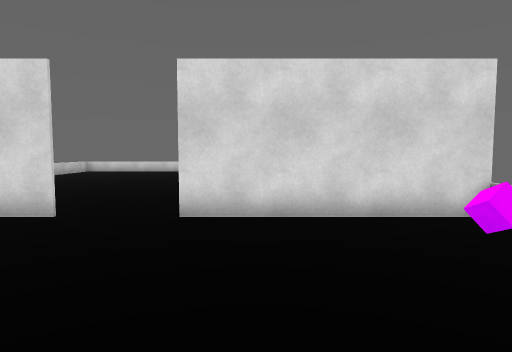
view 1 (above)

13 first-person views from a walk through a Unity game level. The camera is 1.3 m above the floor, tilts 4° down and sees 75° across. The floor is counted in squares, 1 m on a side. Each view is taken from the middle of a square. On the plan, view 1 faces up. The plan holds only what a view shows up to about 14 squares ahead; the rest is blank. The player character is not drawn. Some animated figures are not drawn. Door leaves are left out, so doorways stand open.

view 2
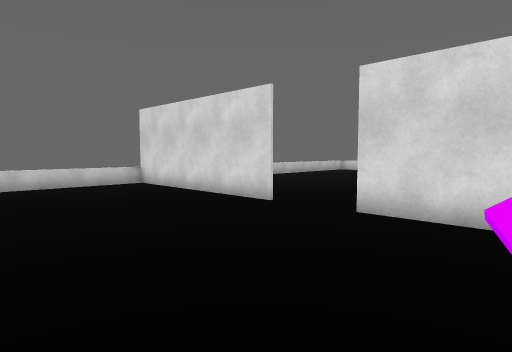

view 3
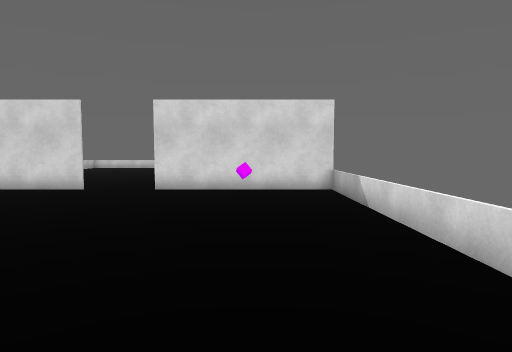

view 4
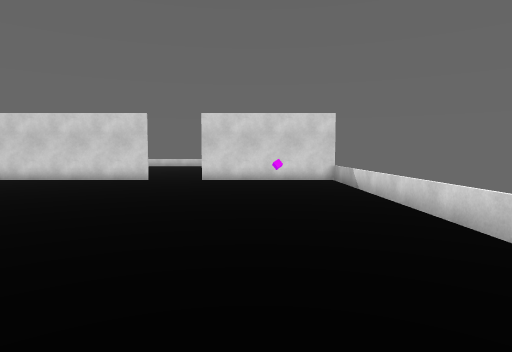

view 5
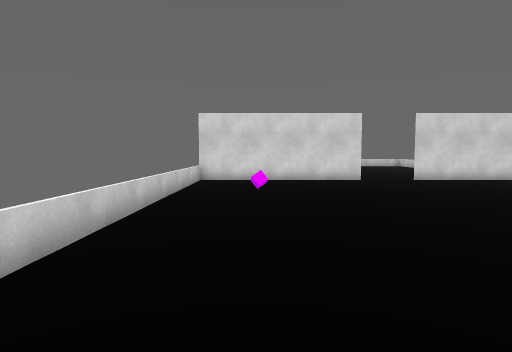

view 6
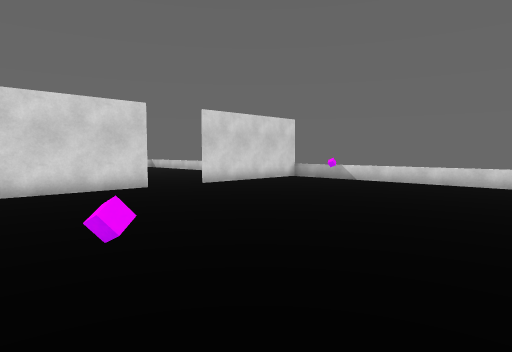

view 7
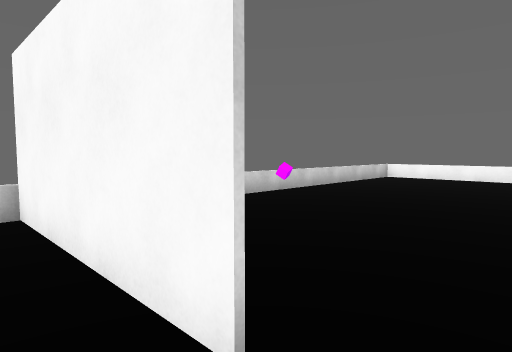

view 8
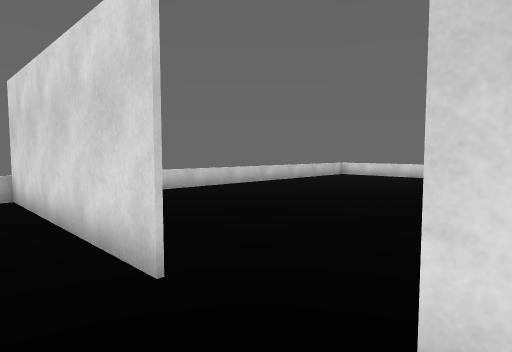

view 9
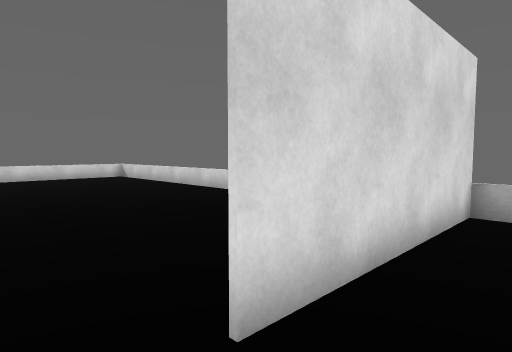

view 10
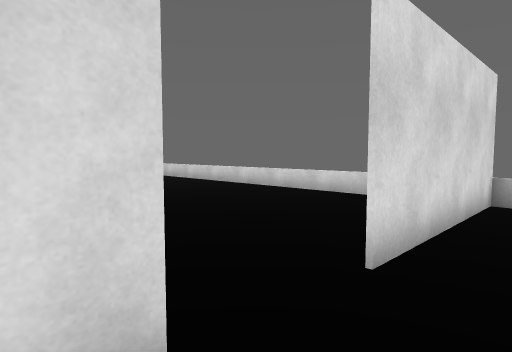

view 11
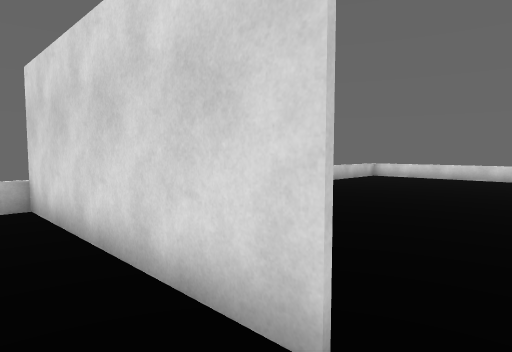

view 12
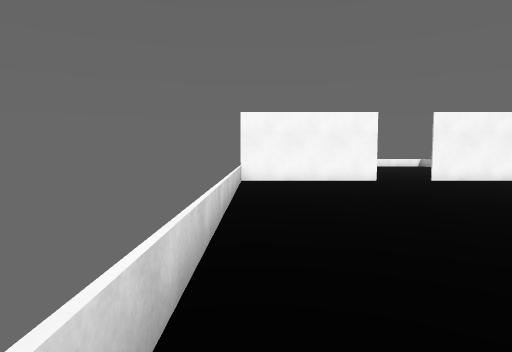

view 13
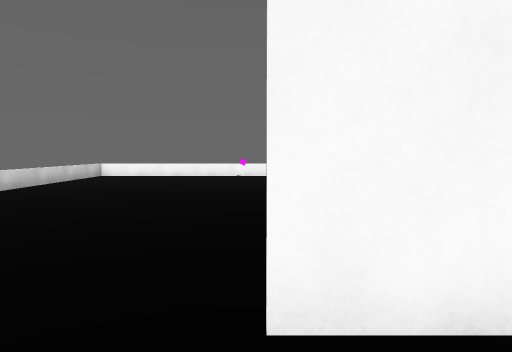

### Floor plan
Points are (right, up) in squares from view 1. A wall is a line through its corners. A room is listed if a view was taken in it or the views show most of it. See-through windows are left out.
Room 1 (views 1, 2, 3, 4, 5, 6, 8, 9, 10, 11)
walls: (-4, 6.6) (-11.6, 6.6); (4.8, 6.6) (-1.6, 6.6)
low walls: (4.7, -5) (4.7, 6.9); (-11.6, 6.6) (-11.6, -5.6)
ways out: open door at (-3, 7) to room 2
objects: other object (2, 2)
Room 2 (views 7, 12, 13)
walls: (-5.9, 6.7) (-4, 6.7); (-1.6, 6.7) (4.8, 6.7)
low walls: (-11.6, 14.2) (-11.6, 11); (4.7, 6.9) (4.7, 21.1)
ways out: open door at (-3, 7) to room 1

Positions as (right, up) in squares from view 1, and headings:
1: (0, 0), facing up
2: (2, 0), facing up-left
3: (2, -5), facing up
4: (1, -9), facing up
5: (-9, -9), facing up
6: (-10, -5), facing up-right
7: (-3, 8), facing down-right
8: (-1, 5), facing up-left
9: (-3, 5), facing up-right
10: (-5, 5), facing up-right
11: (-3, 5), facing up-left
12: (4, 22), facing down
13: (-4, 9), facing down
